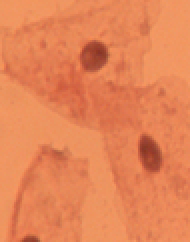
#> input picture example/111/2.png, 95 x 121 px, given in place of 2.bmp, which was not available (shown 2 times larger)
$ python b.py   (older library calls are emulated)
#> lines starting #> are read from the running program, lines starting #| are printed output that depends on the picture; after the words box and inside, x2 and y2 are one past the last pixel; in counts of white or black regions, pixels touching at a corner belong together; long printed decimals are rounded; pictures that were not available may be replaced by others from this repository, and a replacement may not be noted
 # -*- coding: UTF-8 -*-
from __future__ import (
    division,
    print_function,
)
import a
import sys
import array
#reload(sys)

#sys.setdefaultencoding('utf-8')
import cv2
import os as _os
import numpy as np
import skimage.data
import matplotlib.pyplot as plt
import matplotlib.patches as mpatches
import selectivesearch
from PIL import Image
import matplotlib.pyplot as plt
import a
import scipy.signal as signal
from skimage import data,filters
import scipy.misc

from skimage.data import data_dir
from skimage.io import imread, use_plugin
from skimage._shared._warnings import expected_warnings
from skimage.data._binary_blobs import binary_blobs
from skimage.data import img_as_bool

from PIL import Image

from pylab import *
__all__=['load']


def load(f, as_grey=False):
    """Load an image file located in the data directory.

    Parameters
    ----------
    f : string
        File name.
    as_grey : bool, optional
        Convert to greyscale.

    Returns
    -------
    img : ndarray
        Image loaded from ``skimage.data_dir``.
    """
    use_plugin('pil')
    return imread(_os.path.join(data_dir, f), as_grey=as_grey)
def erzhi(im,threshold):
	imm=im
	for i in range(0,im.shape[0]):
		for j in range(0,im.shape[1]):
			if imm[i][j]>=threshold:
				imm[i][j]=255
			else:
				if imm[i][j]>threshold-50:
					imm[i][j]=125
				else:
					imm[i][j]=0
				#imm[i][j]=0


		return imm


        #return imm


def quzao(im):

	return im


def main():
	img1=imread("F:\\丽丽毕设\\2.bmp")
#> img1 is the input picture: shape (121, 95, 3) float32; mean R, G, B 0.9, 0.521, 0.342

	imm = Image.open("F:\\丽丽毕设\\2.bmp")
	'''
	box=(100,150,250,350)
	print('===\n')

	box=(100,200,300,300)
	region = imm.crop(box)
	region.save('C:\\Users\\Administrator\\Desktop\\lily\\111.bmp')
	'''


	#img1.shape
	im = array(imm.convert('L'))
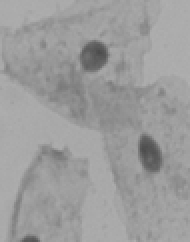
#> im: shape (121, 95) (shown 2 times larger); min 76, max 176, mean 156.5
	print("aaaa\n")
	print(imm.size)
#| (95, 121)


	im2 = 255 - im
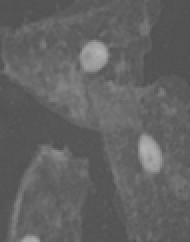
#> im2: shape (121, 95) (shown 2 times larger); min 79, max 179, mean 98.5
	im3 = (100.0/255) * im +100
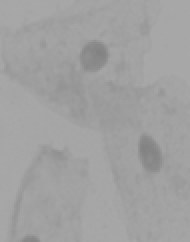
#> im3: shape (121, 95) float64 (shown 2 times larger); min 129.8, max 169, mean 161.4
	im4 = 255.0 * (im/255.0)**2
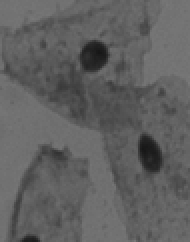
#> im4: shape (121, 95) float64 (shown 2 times larger); min 22.65, max 121.5, mean 96.8

	print(im4.shape[0])
#| 121
	print(im4[1][2])
#| 113.333
	print(im4)
#> (printed output is left out)


	plt.figure(num=3, figsize=(12, 7))
	subplot(231)
	title('1')
	plt.imshow(im)
	subplot(232)
	title('2')
	plt.imshow(im2)

	subplot(233)
	title('3')
	plt.imshow(im4)

	subplot(234)

	title('4')
	#二值
	#plt.imshow(gray, cmap = plt.get_cmap('gray')
	im5=erzhi(im4,100)
#> after the loop in erzhi, `for i in range(0,im.shape[0]):`:
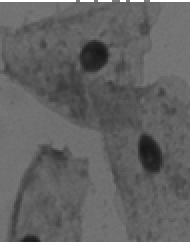
#> imm: shape (121, 95) float64 (shown 2 times larger); 0.83% of pixels changed, all inside (x1, y1, x2, y2) = (0, 0, 95, 1)
	scipy.misc.imsave('C:\\Users\\Administrator\\Desktop\\lily\\sanzhi.bmp', im5)

	#for i in range (10):
	#	im111 = cv2.medianBlur(im5,5)


	#scipy.misc.imsave('C:\\Users\\Administrator\\Desktop\\lily\\new.bmp', im111)


	plt.imshow(im5)


	subplot(235)
	title('5')

	im6=im5
	signal.medfilt(im6,(5,5))
	plt.imshow(im6)
	t=im6
	scipy.misc.imsave('C:\\Users\\Administrator\\Desktop\\lily\\a1.bmp', t)
	t=erzhi(t,100)
#> after the loop in erzhi, `for i in range(0,im.shape[0]):`: imm: shape (121, 95) float64; 0.11% of pixels changed, all inside (x1, y1, x2, y2) = (38, 0, 75, 1)
	scipy.misc.imsave('C:\\Users\\Administrator\\Desktop\\lily\\sanzhi11.bmp', t)

	#t.save('/Users/wangyunqi/Desktop/预处理/1.bmp')

	subplot(236)
	title('6')
	im7=im6
	edges = filters.sobel(im2)
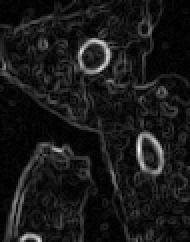
#> edges: shape (121, 95) float64 (shown 2 times larger); min 0, max 0.188, mean 0.0186; drawn with min black and max white
	#plt.figure(figsize=(60,60))
	plt.imshow(edges,plt.cm.binary_r)

	#scipy.misc.imsave('/Users/wangyunqi/Desktop/预处理/2.bmp', edges1)


	plt.axis('on')

	#plt.figure(figsize=(60,60))
	print("=========/n")
	print(t)
#> (printed output is left out)

	plt.show()


if __name__ == "__main__":
    main()

$ run again, with example/111/109.png copied over example/111/2.png
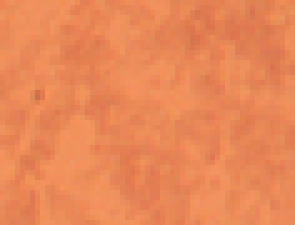
#> input picture example/111/109.png, 59 x 45 px, given in place of 2.bmp, which was not available (shown 5 times larger)
#> in main, img1 is the input picture: shape (45, 59, 3) float32; mean R, G, B 0.916, 0.533, 0.344
#| (59, 45)
#| 45
#| 101.651
#> (printed output is left out)
#> after the loop in erzhi, `for i in range(0,im.shape[0]):`:
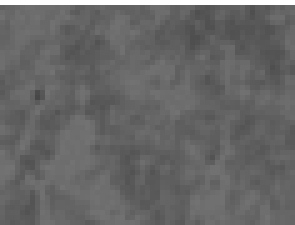
#> imm: shape (45, 59) float64 (shown 5 times larger); min 71.47, max 255, mean 103.5
#> in main, `edges = filters.sobel(im2)`:
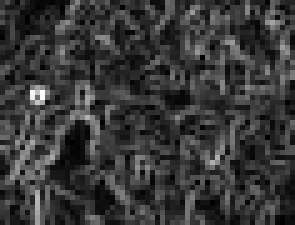
#> edges: shape (45, 59) float64 (shown 5 times larger); min 0, max 0.0772, mean 0.0171; drawn with min black and max white
#> (printed output is left out)

$ run again, with example/111/111.png copied over example/111/2.png
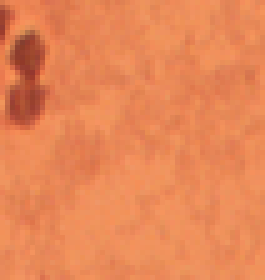
#> input picture example/111/111.png, 53 x 56 px, given in place of 2.bmp, which was not available (shown 5 times larger)
#> in main, img1 is the input picture: shape (56, 53, 3) float32; mean R, G, B 0.908, 0.529, 0.34
#| (53, 56)
#| 56
#| 84.741
#> (printed output is left out)
#> after the loop in erzhi, `for i in range(0,im.shape[0]):`:
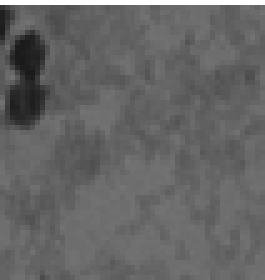
#> imm: shape (56, 53) float64 (shown 5 times larger); min 26.37, max 255, mean 101.6
#> in main, `edges = filters.sobel(im2)`:
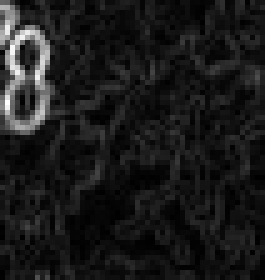
#> edges: shape (56, 53) float64 (shown 5 times larger); min 1.39e-17, max 0.206, mean 0.0217; drawn with min black and max white
#> (printed output is left out)

$ run again, with example/111/112.png copied over example/111/2.png
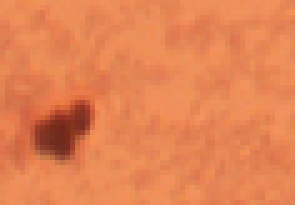
#> input picture example/111/112.png, 59 x 41 px, given in place of 2.bmp, which was not available (shown 5 times larger)
#> in main, img1 is the input picture: shape (41, 59, 3) float32; mean R, G, B 0.896, 0.515, 0.327
#| (59, 41)
#| 41
#| 105.475
#> (printed output is left out)
#> after the loop in erzhi, `for i in range(0,im.shape[0]):`:
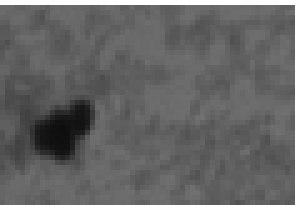
#> imm: shape (41, 59) float64 (shown 5 times larger); min 13.65, max 255, mean 98.9
#> in main, `edges = filters.sobel(im2)`:
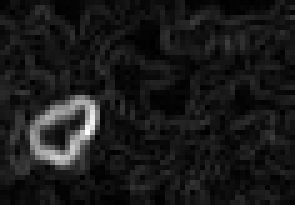
#> edges: shape (41, 59) float64 (shown 5 times larger); min 1.96e-17, max 0.231, mean 0.0235; drawn with min black and max white
#> (printed output is left out)
